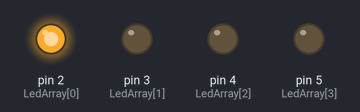
Bench run of a sketch on a simulated Arduino Uno, built with avr-gcc and run on an emulated ATmega328P. Shown: output pins drawn as LEDs (lit = HIGH).

Above: at 0.02 s.
At 0.72 s:
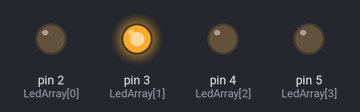
At 1.32 s:
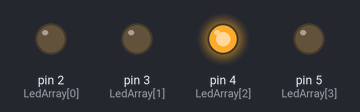
At 2.6 s:
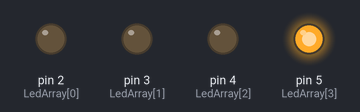
Timing chart, 0 to 3.0 s (numbered marks = the images above):
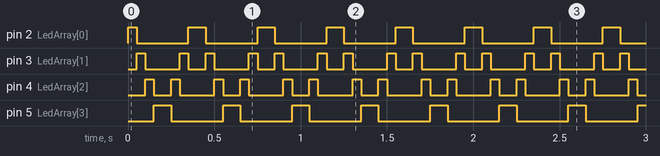

Measured:
- by itself, pin 2 (LedArray[0]), pin 5 (LedArray[3]): alternates HIGH for 0.10 s and LOW for 0.30 s
- by itself, pin 3 (LedArray[1]): repeats every 0.40 s: LOW 0.20 s, HIGH 0.05 s, LOW 0.10 s, HIGH 0.05 s
- by itself, pin 4 (LedArray[2]): repeats every 0.40 s: LOW 0.10 s, HIGH 0.05 s, LOW 0.20 s, HIGH 0.05 s

The sketch:

knight-rider-led.ino
```cpp
const int LedArray[]={2,3,4,5};
void setup() {
for(int i =0;i<4;i++){

  pinMode(LedArray[i],OUTPUT);
}
}

void loop() {
    // Left to right
  for(int i = 0;i<4;i++){
    digitalWrite(LedArray[i],HIGH);
    delay(50);
    digitalWrite(LedArray[i],LOW);
  }
    // Right to left

   for(int i = 3;i>=0;i--){
    digitalWrite(LedArray[i],HIGH);
    delay(50);
    digitalWrite(LedArray[i],LOW);
  }


}
```
